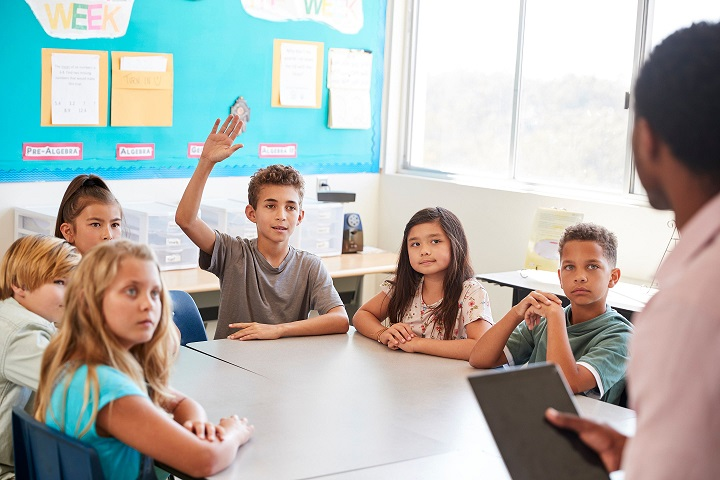
#> input picture student.jpg, 720 x 480 px
$ python 'OCV face recognition image.py'
#> lines starting #> are read from the running program, lines starting #| are printed output that depends on the picture; after the words box and inside, x2 and y2 are one past the last pixel; in counts of white or black regions, pixels touching at a corner belong together
import cv2
import numpy as np

facemodel = cv2.CascadeClassifier('frontalface.xml')
# load image to detect the face in images
img = cv2.imread('student.jpg')
#> img is the input picture: shape (480, 720, 3); mean B, G, R 173.9, 178.7, 176.2
gray=cv2.cvtColor(img,cv2.COLOR_BGR2GRAY)
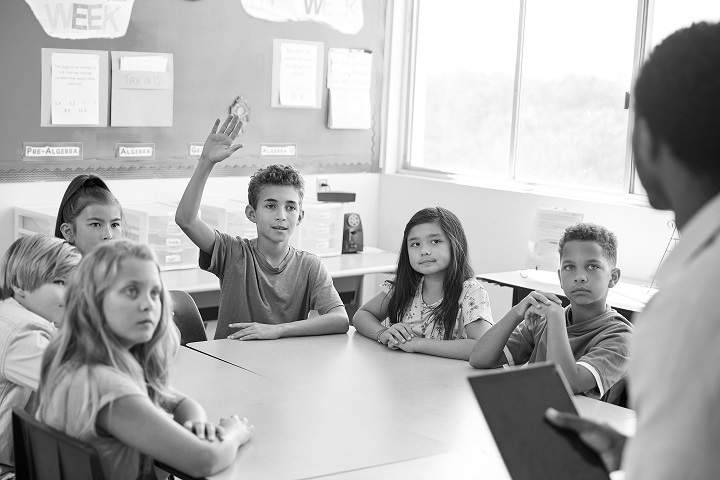
#> gray: shape (480, 720); min 0, max 255, mean 177.4

detectedfaces = facemodel.detectMultiScale(gray,1.1,10)
#> detectedfaces = [[250, 183, 60, 60], [399, 222, 54, 54], [76, 202, 58, 58], [551, 245, 59, 59], [104, 262, 78, 78]]
detectcount = []

for (x,y,w,h) in detectedfaces:
    cv2.rectangle(img,(x,y),(x+w,y+h),(0,255,0),2)
    #cv2.circle(img,(x+25,y+25),50,(0,255,255),2)
    detectcount.append(x)
#> this loop made 5 passes
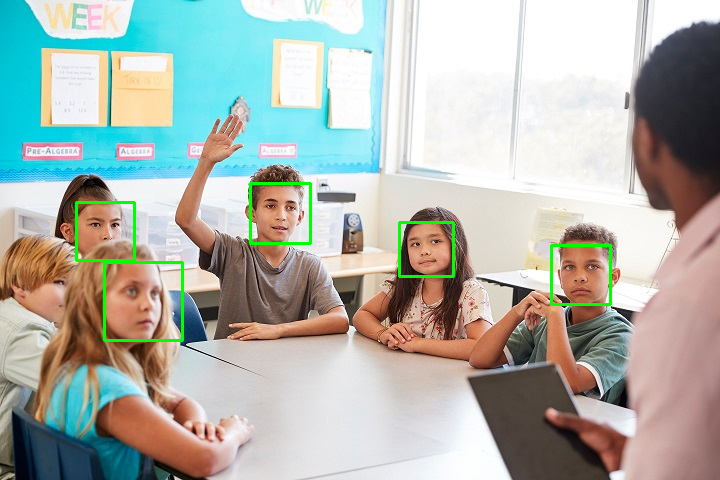
#> img: shape (480, 720, 3); 1.06% of pixels changed, all inside (x1, y1, x2, y2) = (75, 182, 612, 342)
#> after the loop, detectcount = [250, 399, 76, 551, 104]

cv2.putText(img,'DETECTED FACES = '+str(len(detectcount)),(20,20),cv2.FONT_HERSHEY_SIMPLEX,0.5,(0,0,0),1)
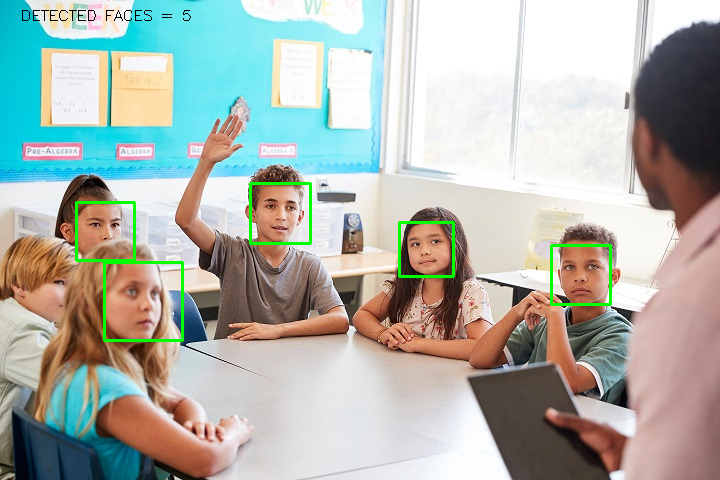
#> img: shape (480, 720, 3); 0.11% of pixels changed, all inside (x1, y1, x2, y2) = (22, 10, 191, 21)


cv2.imshow('lolo',img)
cv2.waitKey(0)
cv2.destroyAllWindows()

$ run again, with apples.jpg copied over student.jpg
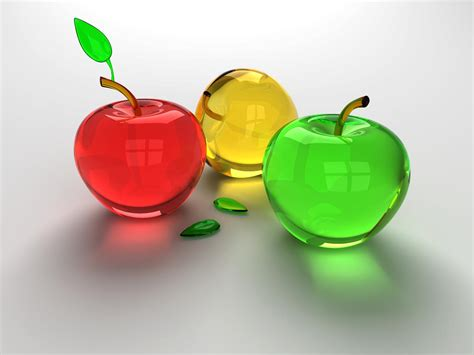
#> input picture apples.jpg, 474 x 355 px
#> img is the input picture: shape (355, 474, 3); mean B, G, R 158.9, 188.9, 189.9
#> `gray=cv2.cvtColor(img,cv2.COLOR_BGR2GRAY)`:
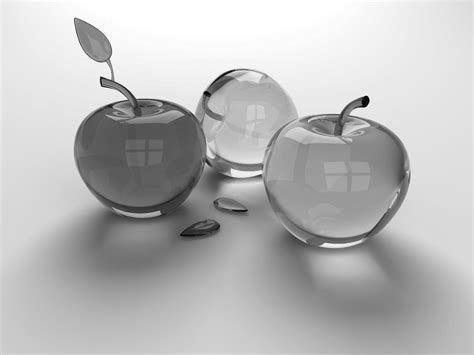
#> gray: shape (355, 474); min 1, max 255, mean 185.8
#> detectedfaces = ()
#> after the loop `for (x,y,w,h) in detectedfaces:`: detectcount = []
#> `cv2.putText(img,'DETECTED FACES = '+str(len(detectcount)),(20,20),cv2...`:
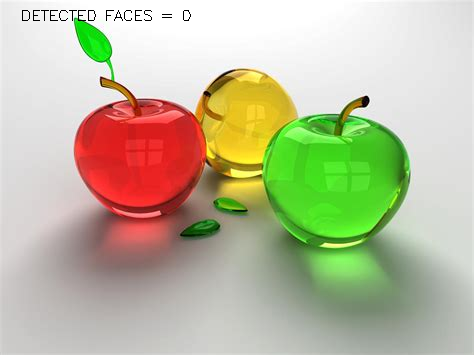
#> img: shape (355, 474, 3); 0.22% of pixels changed, all inside (x1, y1, x2, y2) = (22, 10, 191, 21)

$ run again, with appletemplate.jpg copied over student.jpg
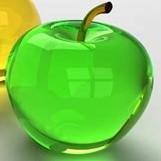
#> input picture appletemplate.jpg, 161 x 161 px
#> img is the input picture: shape (161, 161, 3); mean B, G, R 82, 199.2, 121.2
#> `gray=cv2.cvtColor(img,cv2.COLOR_BGR2GRAY)`:
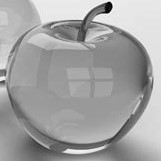
#> gray: shape (161, 161); min 1, max 254, mean 162.5
#> detectedfaces = ()
#> after the loop `for (x,y,w,h) in detectedfaces:`: detectcount = []
#> `cv2.putText(img,'DETECTED FACES = '+str(len(detectcount)),(20,20),cv2...`:
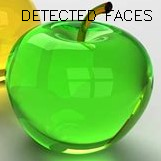
#> img: shape (161, 161, 3); 1.26% of pixels changed, all inside (x1, y1, x2, y2) = (22, 10, 152, 21)

$ run again, with building.jpg copied over student.jpg
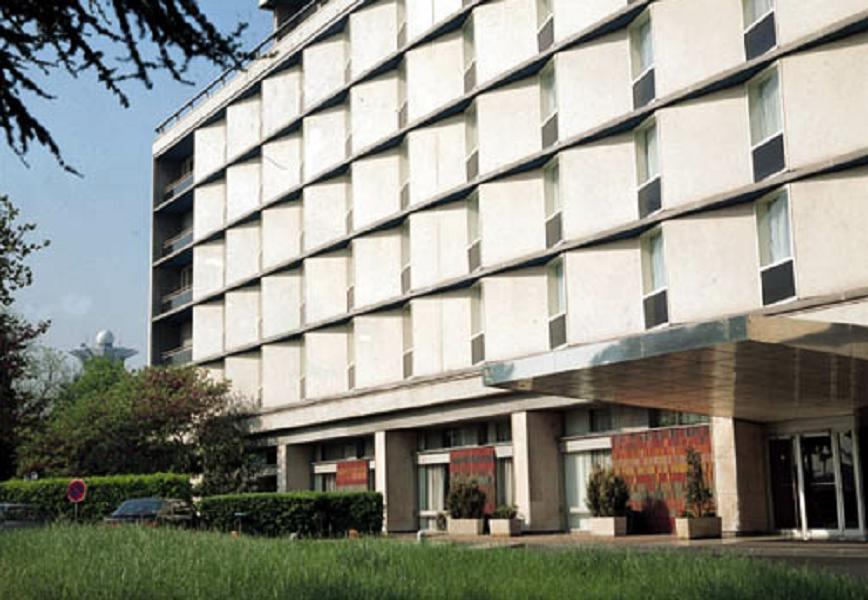
#> input picture building.jpg, 868 x 600 px
#> img is the input picture: shape (600, 868, 3); mean B, G, R 133.7, 143.6, 142.9
#> `gray=cv2.cvtColor(img,cv2.COLOR_BGR2GRAY)`:
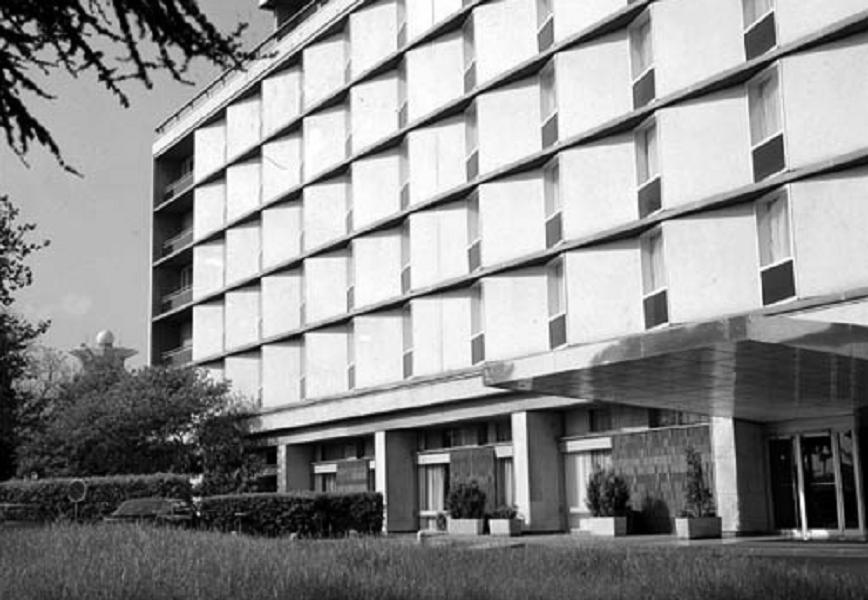
#> gray: shape (600, 868); min 0, max 255, mean 142.3
#> detectedfaces = ()
#> after the loop `for (x,y,w,h) in detectedfaces:`: detectcount = []
#> img: shape (600, 868, 3); 0.07% of pixels changed, all inside (x1, y1, x2, y2) = (22, 10, 191, 21)
